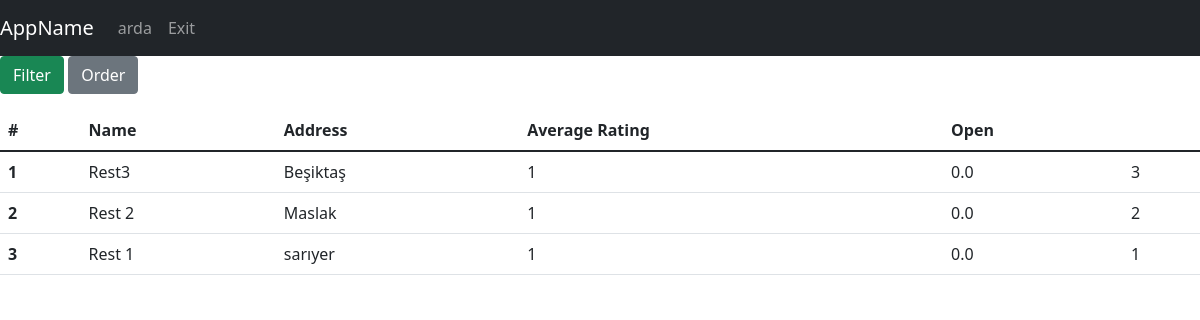
The page /restaurants (signed in) on the database its author committed.
### tables this page shows
CREATE TABLE restaurant(id int PRIMARY KEY,restaurantName varchar(30),address varchar(250),lat Text,lng Text,isOpen binary,averageRating real);

### app.py (the view)
@app.route("/restaurants", methods=["GET", "POST"])
def allRestaurants():
    data = {}
    with sqlite3.connect(DATABASE) as database:
        cursor = database.cursor()
    if request.method == "POST":
        if 'order' in request.form:
            orderBy = request.form['orderBy'].lower()
            print(orderBy)
            command = "SELECT restaurantName as Name, address, averageRating as Rating, isOpen as open FROM restaurant ORDER BY "+str(orderBy)
            cursor.execute(command)
            query = cursor.fetchall()
            data["restaurant"] = query
        if 'filter' in request.form:
            filtered_cols, expected_vals = [], []
            q = ""
            for c in request.form.keys():
                if request.form[c] != '' and request.form[c] != "filter":
                    if request.form[c] == "on":
                        filtered_cols.append("isOpen")
                        expected_vals.append(1)
                    else:
                        filtered_cols.append(c)
                        expected_vals.append(request.form[c])
            print(expected_vals)
            print(filtered_cols)
            if len(expected_vals) > 0:
                if filtered_cols[0] != "isOpen":
                    q += filtered_cols[0]+" LIKE "+f"'%{expected_vals[0]}%'"
                else:
                    q += " isOpen = 1"
                if len(expected_vals) > 1:
                    for index in range(1, len(expected_vals)):
                        if filtered_cols[index] != "isOpen":
                            q += " and " + filtered_cols[index]+" LIKE " + f"'%{expected_vals[index]}%'"
                    if filtered_cols.count("isOpen") > 0:
                        q += " and isOpen = 1"
                command = "SELECT restaurantName as Name, address, averageRating as Rating, isOpen as open FROM restaurant WHERE "+q
                print(command)
                cursor.execute(command)
                query = cursor.fetchall()
                data["restaurant"] = query
            else:
                data = getAllDbData(toGet=["restaurant"])
    else:
        data = getAllDbData(toGet=["restaurant"])
    return render_template("admin/list_operations/list_restaurants.html", username=session["username"], data=data)

### app.py (called while the page is built)
def getRestaurants(cursor, limit=None):
    cursor.execute("SELECT restaurantName,address,isOpen,averageRating,id FROM restaurant ORDER BY id desc")
    query = cursor.fetchall()
    return query

def getAllDbData(toGet, limit=None):
    with sqlite3.connect(DATABASE) as database:
        cursor = database.cursor()
    data = {}
    for entity in toGet:
        if entity == "couriers":
            data[entity] = getCouriers(cursor, limit)
        if entity == "users":
            data[entity] = getUsers(cursor, limit)
        if entity == "restaurant":
            data[entity] = getRestaurants(cursor, limit)
        else:
            pass
    return data

### templates/admin/list_operations/list_restaurants.html (shortened to what this page needs)
{% extends 'base.html' %}
{% block navbar %}
<nav class="navbar navbar-expand-lg navbar-dark bg-dark">
    <a class="navbar-brand" href="#">AppName</a>
    <div class="collapse navbar-collapse" id="navbarNav">
        <ul class="navbar-nav">
          <li class="nav-item active"><a class="nav-link" href="/">{{username}}</a></li>
          <li class="nav-item active"><a class="nav-link" href="/exit">Exit</a></li>
        </ul>
    </div>
</nav>
{% endblock %}
{% block body %}
<p>
  <a class="btn btn-success" data-toggle="collapse" href="#filter" role="button" aria-expanded="false" aria-controls="filter">Filter</a>
  <button class="btn btn-secondary" type="button" data-toggle="collapse" data-target="#order" aria-expanded="false" aria-controls="order">Order</button>
</p>
<div>
    <table class="table">
      <thead class="thead-dark">
        <tr>
            <th scope="col">#</th>
            <th scope="col">Name</th>
            <th scope="col">Address</th>
            <th scope="col">Average Rating</th>
            <th scope="col">Open</th>
        </tr>
      </thead>
      <tbody>
        {%for i in range(data["restaurant"]|length)%}
                <tr>
                  <th scope="row">{{ i+1 }}</th>
                  <td>{{ data["restaurant"][i][0] }}</td>
                  <td>{{ data["restaurant"][i][1] }}</td>
                  <td>{{ data["restaurant"][i][2] }}</td>
                  <td>{{ data["restaurant"][i][3] }}</td>
                  <td>{{ data["restaurant"][i][4] }}</td>
                </tr>
        {%endfor%}
      </tbody>
    </table>
</div>
{% endblock %}

### rows shown on the page
restaurant: restaurantName "Rest3", address "Beşiktaş", isOpen "1", averageRating "0.0", id "3"
restaurant: restaurantName "Rest 2", address "Maslak", isOpen "1", averageRating "0.0", id "2"
restaurant: restaurantName "Rest 1", address "sarıyer", isOpen "1", averageRating "0.0", id "1"

### other values the page prints
{{ username }} "arda"
{{ i+1 }} "1" "2" "3"
